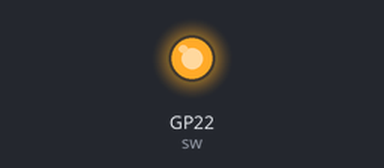
Recording of a program running on a simulated Raspberry Pi Pico running MicroPython. Parts: output pins drawn as LEDs (lit = HIGH).

Above: at 0.1 s.
Timing chart, 0 to 1.6 s (numbered marks = the images above):
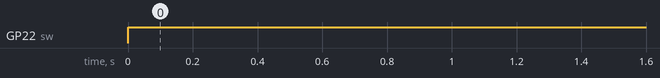

The program:

Ex4Button.py
```python
from machine import Pin
import time

sw = Pin(22, pull = Pin.PULL_UP, mode=Pin.IN)
led = Pin(22, Pin.OUT)
led.off()
val = 0
while True:
    if not sw.value():
        val ^=1
        led.value(val)
        while not sw.value():
            pass
        time.sleep_ms(50)
```

Measured:
- by itself, GP22 (sw): LOW → HIGH at 0.00 s
